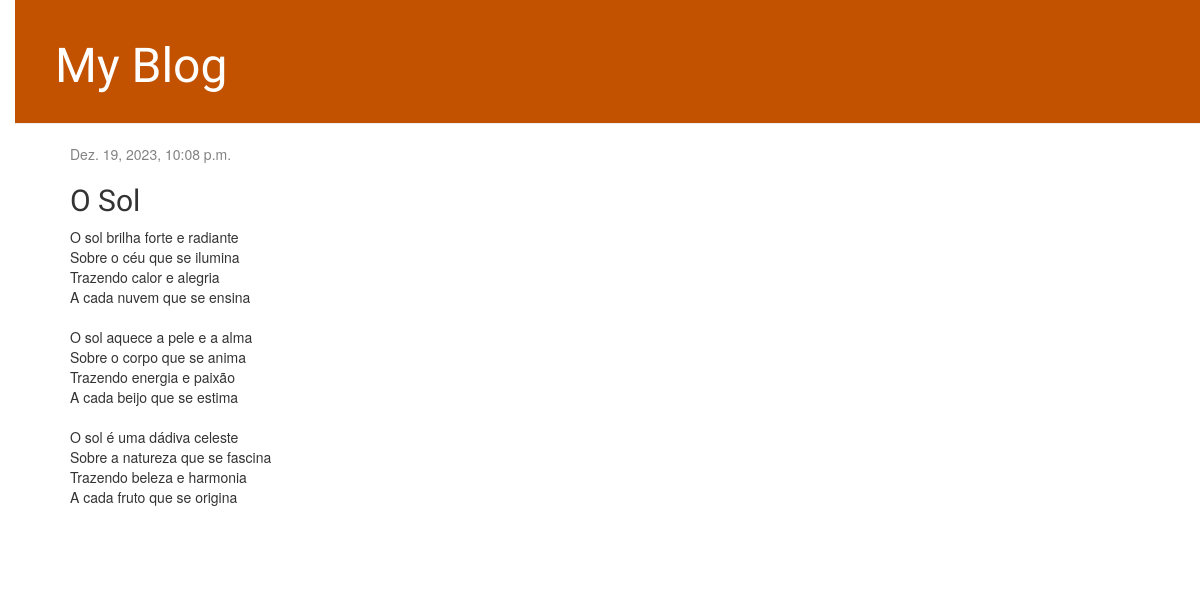
The app's page /post/2/ with its own data.
### model/models.py (models this page shows, shortened)
class Post(models.Model):
    author = models.ForeignKey(settings.AUTH_USER_MODEL, on_delete=models.CASCADE)
    title = models.CharField(max_length=200)
    text = models.TextField()
    created_date = models.DateTimeField(default=timezone.now)
    published_date = models.DateTimeField(blank=True, null=True)

### model/views.py (the view)
# urls.py: path('post/<int:pk>/', views.post_detail, name='post_detail'),
def post_detail(request, pk):
  post = get_object_or_404(Post, pk=pk)
  return render(request, 'blog/post_detail.html', {'post': post})

### model/templates/blog/post_detail.html (shortened to what this page needs)
{% extends 'blog/base.html' %}
{% block content %}
    <div class="post">
        {% if post.published_date %}
            <div class="date">
                {{ post.published_date }}
            </div>
        {% endif %}
        <h2>{{ post.title }}</h2>
        <p>{{ post.text|linebreaksbr }}</p>
    </div>
{% endblock %}

### model/static/css/blog.css (style rules this page uses)
body { padding-left: 15px; }
h1, h2, h3, h4 { font-family: 'Lobster', cursive; }
.date { color: #828282; }
.post { margin-bottom: 70px; }

### records on screen
Post: published_date "Dez. 19, 2023, 10:08 p.m.", title "O Sol", text "O sol brilha forte e radiante Sobre o céu que se ilumina Trazendo calor e alegria A cada nuvem que se ensina O sol aquece a pele e a alma Sobre o corpo que se anima Trazendo energia e paixão A cada beijo que se estima O sol é uma dádiva celeste Sobre a natureza que se fascina Trazendo beleza e harmonia A cada fruto que se origina"
